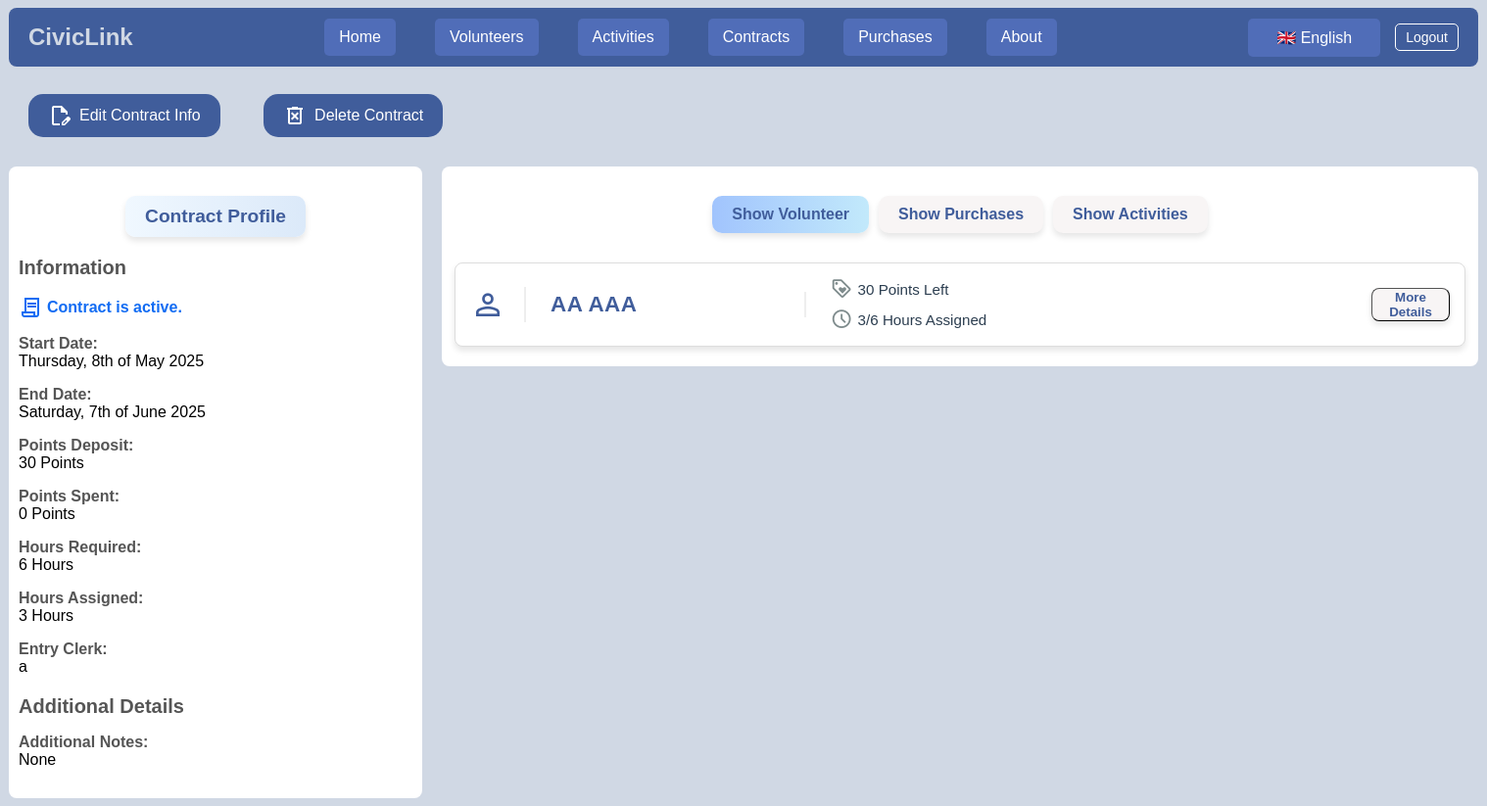
Page /Profile_Pages/contract_profile.php?contract_id=104 (signed in) on the committed database.
### tables this page shows
CREATE TABLE `Contracts` (
  `id` bigint(20) NOT NULL,
  `user_id` bigint(20) NOT NULL,
  `volunteer_id` bigint(20) NOT NULL,
  `start_date` date NOT NULL,
  `end_date` date NOT NULL,
  `points_deposit` int(11) NOT NULL,
  `points_spent` int(11) NOT NULL,
  `hours_required` int(11) NOT NULL,
  `hours_completed` int(11) NOT NULL,
  `entry_clerk` varchar(255) NOT NULL,
  `contract_active` tinyint(1) NOT NULL,
  `additional_notes` text NOT NULL
);

CREATE TABLE `Volunteers` (
  `id` bigint(20) NOT NULL,
  `user_id` bigint(20) NOT NULL,
  `first_name` varchar(255) NOT NULL,
  `last_name` varchar(255) NOT NULL,
  `gender` varchar(255) NOT NULL,
  `date_of_birth` date NOT NULL,
  `address` varchar(255) NOT NULL,
  `zip_code` varchar(255) NOT NULL,
  `telephone_number` varchar(255) NOT NULL,
  `email` varchar(255) NOT NULL,
  `points` int(11) NOT NULL,
  `hours_required` int(11) NOT NULL,
  `hours_completed` int(11) NOT NULL,
  `volunteer_manager` varchar(255) NOT NULL,
  `entry_clerk` varchar(255) NOT NULL,
  `additional_notes` text NOT NULL,
  `registration_date` date NOT NULL,
  `trashed` tinyint(1) NOT NULL
);

### Languages/translate.php (called while the page is built, shortened)
<?php
function __($text) {
    if (!isset($_SESSION['lang']) || $_SESSION['lang'] === 'en') {
        return $text;
    }
    static $translations = null;
    return $translations[$text] ?? $text;
}
?>

### Classes/connect.php (called while the page is built, shortened)
<?php
class Database{
    private $host = "localhost";
    private $username = "root";
    private $password = "";
    private $db = "CivicLink_Database";
    function connect(){
        $connection = mysqli_connect($this->host, $this->username, $this->password, $this->db);
        return $connection;
    }
    function check_login(){
        $conn = $this->connect();
        if(isset($_SESSION['user_id']) && !empty($_SESSION['user_id'])){
            $user_id = $_SESSION['user_id'];
            $query = "SELECT * FROM Users WHERE user_id='$user_id' LIMIT 1";
            $result = mysqli_query($conn, $query);
            if($result && mysqli_num_rows($result) > 0){
                $user_data = mysqli_fetch_assoc($result);
                return $user_data;
            }
        }
        die;
    }
    function read($query){
        $conn = $this->connect();
        $result = mysqli_query($conn, $query);
        if ($result == false){
            return false;
        } else{
            $data = [];
            while($row = mysqli_fetch_assoc($result)){
                $data[] = $row;
            }
        return $data;
        }
    }
    function save($query){
        $conn = $this->connect();
        $result = mysqli_query($conn, $query);
        if ($result == false){
            return false;
        } else{
            return true;
        }
    }
}
?>

### Classes/functions.php (called while the page is built, shortened)
<?php
function fetch_data_rows($query){
    $DB = new Database();
    $DB->save($query);
    $result = $DB->read($query);
    if($result){
        return $result;
    }else{
        return false;
    }
}
function fetch_volunteer_data_row($user_id, $volunteer_id){
    $query = "SELECT * FROM Volunteers WHERE user_id='$user_id' AND id='$volunteer_id'";
    $DB = new Database();
    $DB->save($query);
    $result = $DB->read($query);
    if($result){
        return $result[0];
    }else{
        return false;
    }
}
function fetch_contract_data_row($user_id, $contract_id){
    $query = "SELECT * FROM Contracts WHERE user_id='$user_id' AND id='$contract_id'";
    $DB = new Database();
    $DB->save($query);
    $result = $DB->read($query);
    if($result){
        return $result[0];
    }else{
        return false;
    }
}
function formatDate(?string $date_str): string {
    $lang = $_SESSION['lang'] ?? 'en';
    $date = DateTime::createFromFormat('Y-m-d', $date_str);
    if ($lang === 'pt') {
        $fmt = new IntlDateFormatter(
            'pt_PT',
            IntlDateFormatter::FULL,
            IntlDateFormatter::NONE,
            $date->getTimezone(),
            IntlDateFormatter::GREGORIAN,
            "EEEE, d 'de' MMMM 'de' y"
        );
    } else {
        return $date->format('l, jS \o\f F Y');
    }
    return $fmt->format($date);
}
?>

### Profile_Pages/contract_profile.php (the view, shortened to what this page needs)
<?php
    include(__DIR__ . "/../Header/header.php");
    include(__DIR__ . "/../Classes/connect.php");
    include(__DIR__ . "/../Classes/functions.php");
    $DB = new Database();
    $user_data = $DB->check_login();
    $user_id = $user_data['user_id'];
    if (isset($_GET['contract_id'])) {
        $contract_id = $_GET['contract_id'];
        $contract_data_row = fetch_contract_data_row($user_id,$contract_id);
        $volunteer_id = $contract_data_row['volunteer_id'];
        $volunteer_data_row = fetch_volunteer_data_row($user_id,$volunteer_id);
        $activities_data_rows = fetch_data_rows("
            SELECT a.*
            FROM Activities a
            JOIN Volunteer_Activity_Junction vaj ON vaj.activity_id = a.id
            WHERE vaj.contract_id='$contract_id'
            ORDER BY id desc "
        );
    }
?>
<!DOCTYPE html>
<html lang="en">
    <head>
        <link rel="stylesheet" href="/CivicLink_Web_App/Styles/style.css">
    </head>
    <body style="font-family: sans-serif; background-color: #d0d8e4;">
        <div style="width: 1500px; min-height: 400px; margin:auto;">
            <br>
            <div style="text-align: right; padding: 10px 20px; display: inline-block;">
                <a href="/CivicLink_Web_App/Edit_Form_Pages/edit_contract_data.php?contract_id=<?= $contract_id ?>" style="text-decoration: none; display: inline-block;">
                    <button id="submenu_button">
                        <span class="material-symbols-outlined" style="margin-right: 8px;">edit_document</span>
                        <span><?= __('Edit Contract Info') ?></span>
                    </button>
                </a>
            </div>
            <div style="text-align: right; padding: 10px 20px; display: inline-block;">
                <form method="POST" action="../Profile_Pages/contract_profile.php?contract_id=<?= $contract_id ?>" onsubmit="return confirm('<?= __('Are you sure you want to delete this contract?') ?>')">
                    <button id="submenu_button">
                        <span class="material-symbols-outlined" style="margin-right: 8px;">delete_forever</span>
                        <span><?= __('Delete Contract') ?></span>
                    </button>
                </form>
            </div>
            <div style="display: flex; align-items: flex-start;">
                <div id="medium_rectangle" style="flex:0.57;">
                    <div id="section_title">
                        <span><?= __('Contract Profile') ?></span>
                    </div>
                    <div class="information_section" style="margin-bottom: 20px;">
                        <h2 style="font-size: 20px; color: #555;"><?= __('Information') ?></h2>
                        <?php if ($contract_data_row['contract_active'] == 1) : ?>
                            <p><span class="upcoming" style="display: flex; align-items: center; width: 100%; font-weight: bold;">
                                <span class="material-symbols-outlined" style="margin-right: 5px;">contract</span>
                                <?= __('Contract is active.') ?>
                            </span></p>
                        <?php endif; ?>
                        <p><strong><?= __('Start Date:') ?></strong> <?= htmlspecialchars(formatDate($contract_data_row['start_date'])) ?></p>
                        <p><strong><?= __('End Date:') ?></strong> <?= htmlspecialchars(formatDate($contract_data_row['end_date'])) ?></p>
                        <p><strong><?= __('Points Deposit:') ?></strong> <?= htmlspecialchars($contract_data_row['points_deposit']) . ' ' . __('Points') ?></p>
                        <p><strong><?= __('Points Spent:') ?></strong> <?= htmlspecialchars($contract_data_row['points_spent']) . ' ' . __('Points') ?></p>
                        <p><strong><?= __('Hours Required:') ?></strong> <?= htmlspecialchars($contract_data_row['hours_required']) . ' ' . __('Hours') ?></p>
                        <p><strong><?= __('Hours Assigned:') ?></strong> <?= htmlspecialchars($contract_data_row['hours_completed']) . ' ' . __('Hours') ?></p>
                        <p><strong><?= __('Entry Clerk:') ?></strong> <?= htmlspecialchars($contract_data_row['entry_clerk']) ?></p>
                    </div>
                    <div class="information_section" style="margin-bottom: 20px;">
                        <h2 style="font-size: 20px; color: #555;"><?= __('Additional Details') ?></h2>
                        <p><strong><?= __('Additional Notes:') ?></strong> <?= htmlspecialchars($contract_data_row['additional_notes']) ?: __('None') ?></p>
                    </div>
                </div>
                <div style="min-height: 400px; flex:1.5; padding-left: 20px; padding-right: 0px;">
                    <div id="medium_rectangle">
                        <div id="widget_toggle_buttons">
                            <button class="active" onclick="ToggleWidgets('volunteer', this)"><?= __('Show Volunteer') ?></button>
                            <button onclick="ToggleWidgets('purchases', this)"><?= __('Show Purchases') ?></button>
                            <button onclick="ToggleWidgets('activities', this)"><?= __('Show Activities') ?></button>
                        </div>
                        <div id="volunteer_widgets" class="widget-container">
                            <?php
                            if ($volunteer_data_row) {
                                $volunteer_id = $volunteer_data_row['id'];
                                include(__DIR__ . "/../Widget_Pages/volunteer_widget.php");
                            }
                            ?>
                        </div>
                            <?php
                            if ($activities_data_rows) {
                                foreach ($activities_data_rows as $activity_data_row) {
                                    include(__DIR__ . "/../Widget_Pages/activity_widget.php");
                                }
                            }
                            ?>
                    </div>
                </div>
            </div>
        </div>
    </body>
</html>

### Widget_Pages/volunteer_widget.php (shortened to what this page needs)
<link rel="stylesheet" href="/CivicLink_Web_App/Styles/style.css">
<a href="/CivicLink_Web_App/Profile_Pages/volunteer_profile.php?volunteer_id=<?php echo $volunteer_id; ?>" style="text-decoration: none;">
    <div id="widget">
        <div class="widget_row">
            <div class="icon_container">
                <span class="material-symbols-outlined">person</span>
            </div>
            <div class="name_container">
                <span class="widget_name"><?php echo $volunteer_data_row['first_name'] . " " . $volunteer_data_row['last_name'] ?></span>
            </div>
            <div class="info_container">
                <p class="widget_info">
                    <span class="info_line">
                        <span class="info_label"><span class="material-symbols-outlined">loyalty</span></span>
                        <span class="info_value"><?= $volunteer_data_row['points'] ?> <?= __('Points Left') ?></span>
                    </span>
                    <span class="info_line">
                        <span class="info_label"><span class="material-symbols-outlined">schedule</span></span>
                        <span class="info_value"><?= $volunteer_data_row['hours_completed'] ?>/<?= $volunteer_data_row['hours_required'] ?> <?= __('Hours Assigned') ?></span>
                    </span>
                </p>
            </div>
            <button class="widget_button" style="max-width:30px;" type="button" onclick="toggleDetails(event, '<?= $volunteer_id ?>')">
                <?= __('More Details') ?>
            </button>
        </div>
    </div>
</a>

### Styles/style.css (style rules this page uses)
#medium_rectangle { margin-top: 20px; background-color: white; padding: 10px; border-radius: 8px; }
#section_title { text-align: center; margin: 20px 0 20px 0; font-family: sans-serif; }
#section_title span { font-size: 1.2em; font-weight: bold; color: #405d9b; padding: 10px 20px; background: linear-gradient(to right, #f0f8ff, #dbe9f9); border-radius: 10px; box-shadow: 0 4px 6px rgba(0, 0, 0, 0.1); display: inline-block; }
#submenu_button { padding: 10px 20px; background-color: #405d9b; color: white; border: none; border-radius: 15px; font-size: 16px; cursor: pointer; display: flex; align-items: center; }
.information_section { margin-bottom: 20px; }
.information_section strong { display: inline-block; width: 100%; color: #555; }
#widget_toggle_buttons { display: flex; justify-content: center; align-items: center; }
#widget_toggle_buttons button { text-align: center; font-family: sans-serif; font-size: 1em; font-weight: bold; color: #405d9b; padding: 10px 20px; background: rgb(248, 245, 245); border: none; border-radius: 10px; box-shadow: 0 4px 6px rgba(0, 0, 0, 0.1); cursor: pointer; margin: 20px 5px 20px 5px ; transition: all 0.3s ease; }
#widget_toggle_buttons button.active { background: linear-gradient(to right, #a1c4fd, #c2e9fb); color: #405d9b; border: none; }
.material-symbols-outlined { display: inline-flex; align-items: center; justify-content: center; font-size: 1.5em; vertical-align: middle; }
#widget { margin: 10px auto; padding: 15px; border: 1px solid #ddd; border-radius: 8px; box-shadow: 0 4px 6px rgba(0, 0, 0, 0.1); font-family: sans-serif; color: #333; background: #fff; display: flex; align-items: center; transition: transform 0.2s ease; width: 1000px; flex-direction: column; }
.widget_button { background: rgb(248, 245, 245); color: #405d9b; font-weight: bold; border-radius: 8px; cursor: pointer; transition: background 0.2s ease; box-shadow: 0 4px 6px rgba(0, 0, 0, 0.1); border-width: 1px; min-width: 80px; }
.widget_row { display: flex; align-items: center; transition: transform 0.2s ease; width:1000px; }
.icon_container { padding-right: 25px; margin-right: 25px; border-right: 2px solid #eee; width: 30px; font-size: 1.5em; color: #405d9b; font-weight: 600; }
.name_container { padding-right: 25px; margin-right: 25px; border-right: 2px solid #eee; width: 250px; }
.widget_name { font-size: 1.4rem; font-weight: 600; color: #405d9b; letter-spacing: 0.5px; width: 100%; word-wrap: break-word; overflow-wrap: break-word; white-space: normal; }
.info_container { width: 320px; }
.widget_info { margin: 0; display: flex; flex-direction: column; gap: 8px; }
.info_line { display: flex; align-items: center; gap: 5px; font-size: 0.95rem; font-weight: 500; }
.info_label { font-weight: 500; color: #7f8c8d; min-width: 20px; }
.info_value { color: #2c3e50; }
.upcoming { color: #126cf3; }

### rows in the picture
contracts: start_date "Thursday, 8th of May 2025", end_date "Saturday, 7th of June 2025", points_deposit "30", points_spent "0", hours_required "6", hours_completed "3", entry_clerk "a", additional_notes "None"
volunteers: first_name "AA", last_name "AAA", points "30", hours_completed "3", hours_required "6"

### other values in the picture
__('Home') "Home"
__('Volunteers') "Volunteers"
__('Activities') "Activities"
__('Contracts') "Contracts"
__('Purchases') "Purchases"
__('About') "About"
__('English') "English"
__('Logout') "Logout"
__('Edit Contract Info') "Edit Contract Info"
__('Delete Contract') "Delete Contract"
__('Contract Profile') "Contract Profile"
__('Information') "Information"
__('Contract is active.') "Contract is active."
__('Start Date:') "Start Date:"
__('End Date:') "End Date:"
